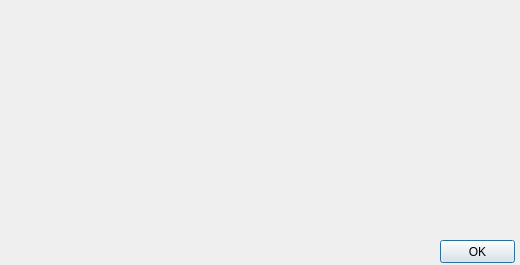
<?xml version="1.0" encoding="UTF-8"?>
<ui version="4.0">
 <class>HelpDialogGUI</class>
 <widget class="QDialog" name="HelpDialogGUI">
  <property name="geometry">
   <rect>
    <x>0</x>
    <y>0</y>
    <width>520</width>
    <height>265</height>
   </rect>
  </property>
  <property name="sizePolicy">
   <sizepolicy hsizetype="Fixed" vsizetype="Fixed">
    <horstretch>0</horstretch>
    <verstretch>0</verstretch>
   </sizepolicy>
  </property>
  <property name="maximumSize">
   <size>
    <width>520</width>
    <height>265</height>
   </size>
  </property>
  <property name="windowTitle">
   <string>Pomoc</string>
  </property>
  <widget class="QLabel" name="label">
   <property name="geometry">
    <rect>
     <x>0</x>
     <y>0</y>
     <width>521</width>
     <height>271</height>
    </rect>
   </property>
   <property name="text">
    <string>&lt;html&gt;&lt;head/&gt;&lt;body&gt;&lt;p&gt;&lt;img src=&quot;:/icons/help.jpg&quot;/&gt;&lt;/p&gt;&lt;/body&gt;&lt;/html&gt;</string>
   </property>
  </widget>
  <widget class="QPushButton" name="pushButton">
   <property name="geometry">
    <rect>
     <x>440</x>
     <y>240</y>
     <width>75</width>
     <height>23</height>
    </rect>
   </property>
   <property name="text">
    <string>OK</string>
   </property>
  </widget>
 </widget>
 <tabstops>
  <tabstop>pushButton</tabstop>
 </tabstops>
 <resources>
  <include location="../resources.qrc"/>
 </resources>
 <connections/>
</ui>
